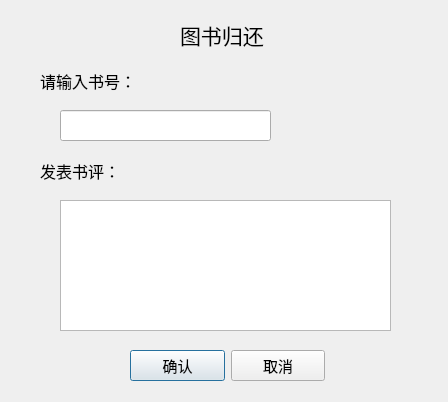
<?xml version="1.0" encoding="UTF-8"?>
<ui version="4.0">
 <class>Dialog_book_return</class>
 <widget class="QDialog" name="Dialog_book_return">
  <property name="geometry">
   <rect>
    <x>0</x>
    <y>0</y>
    <width>448</width>
    <height>402</height>
   </rect>
  </property>
  <property name="font">
   <font>
    <family>华文楷体</family>
    <pointsize>12</pointsize>
   </font>
  </property>
  <property name="windowTitle">
   <string>Dialog</string>
  </property>
  <widget class="QLabel" name="label_2">
   <property name="geometry">
    <rect>
     <x>40</x>
     <y>70</y>
     <width>120</width>
     <height>22</height>
    </rect>
   </property>
   <property name="text">
    <string>请输入书号：</string>
   </property>
  </widget>
  <widget class="QLabel" name="label">
   <property name="geometry">
    <rect>
     <x>180</x>
     <y>20</y>
     <width>131</width>
     <height>30</height>
    </rect>
   </property>
   <property name="font">
    <font>
     <family>华文楷体</family>
     <pointsize>16</pointsize>
    </font>
   </property>
   <property name="text">
    <string>图书归还</string>
   </property>
  </widget>
  <widget class="QLineEdit" name="lineEdit">
   <property name="geometry">
    <rect>
     <x>60</x>
     <y>110</y>
     <width>211</width>
     <height>31</height>
    </rect>
   </property>
  </widget>
  <widget class="QWidget" name="layoutWidget">
   <property name="geometry">
    <rect>
     <x>130</x>
     <y>350</y>
     <width>195</width>
     <height>31</height>
    </rect>
   </property>
   <layout class="QHBoxLayout" name="horizontalLayout">
    <item>
     <widget class="QPushButton" name="pushButton_2">
      <property name="font">
       <font>
        <family>华文楷体</family>
        <pointsize>11</pointsize>
       </font>
      </property>
      <property name="text">
       <string>确认</string>
      </property>
     </widget>
    </item>
    <item>
     <widget class="QPushButton" name="pushButton">
      <property name="font">
       <font>
        <family>华文楷体</family>
        <pointsize>11</pointsize>
       </font>
      </property>
      <property name="text">
       <string>取消</string>
      </property>
     </widget>
    </item>
   </layout>
  </widget>
  <widget class="QLabel" name="label_3">
   <property name="geometry">
    <rect>
     <x>40</x>
     <y>160</y>
     <width>100</width>
     <height>22</height>
    </rect>
   </property>
   <property name="text">
    <string>发表书评：</string>
   </property>
  </widget>
  <widget class="QTextEdit" name="textEdit">
   <property name="geometry">
    <rect>
     <x>60</x>
     <y>200</y>
     <width>331</width>
     <height>131</height>
    </rect>
   </property>
  </widget>
 </widget>
 <resources/>
 <connections/>
</ui>
